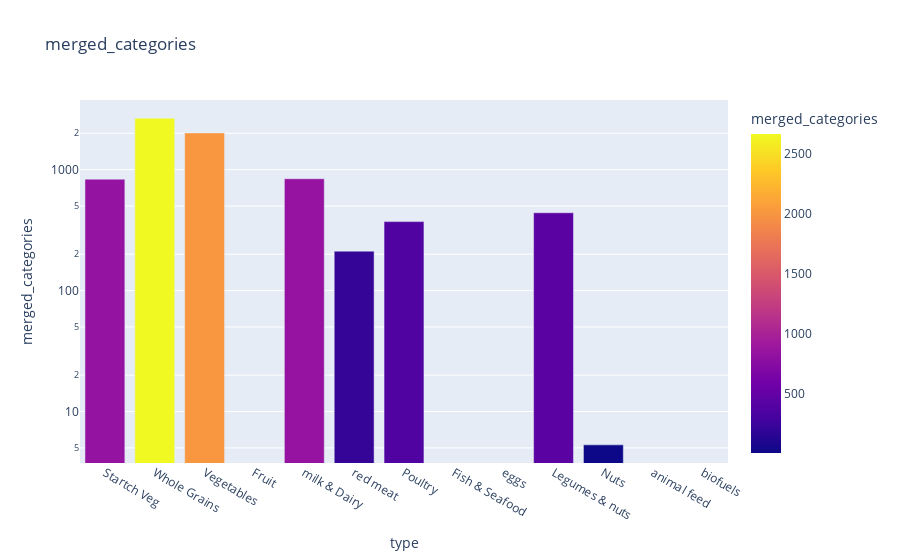

Notebook cell for this chart:
### Code cell
plt.figure(figsize=(10, 5))
fig = px.bar(food_make_df, x='type', y='merged_categories',
             color='merged_categories', log_y=True, title="merged_categories")
fig.show()

### Figure 1 — Plotly figure (JSON) as saved in the notebook; plotly's stock layout.template omitted (floating-point values rounded to 4 significant figures)
{"data": [{"alignmentgroup": "True", "hovertemplate": "type=%{x}<br>merged_categories=%{marker.color}<extra></extra>", "legendgroup": "", "marker": {"color": [834.7, 2667, 2013, null, 841, 212, 371.9, null, null, 440, 5.3, null, null, null, null], "coloraxis": "coloraxis", "pattern": {"shape": ""}}, "name": "", "offsetgroup": "", "orientation": "v", "showlegend": false, "textposition": "auto", "type": "bar", "x": ["Startch Veg", "Whole Grains", "Vegetables", "Fruit", "milk & Dairy", "red meat", "Poultry", "Fish & Seafood", "eggs", "Legumes & nuts", "Nuts", null, null, "animal feed", "biofuels"], "xaxis": "x", "y": [834.7, 2667, 2013, null, 841, 212, 371.9, null, null, 440, 5.3, null, null, null, null], "yaxis": "y"}], "layout": {"barmode": "relative", "coloraxis": {"colorbar": {"title": {"text": "merged_categories"}}, "colorscale": [[0, "#0d0887"], [0.1111, "#46039f"], [0.2222, "#7201a8"], [0.3333, "#9c179e"], [0.4444, "#bd3786"], [0.5556, "#d8576b"], [0.6667, "#ed7953"], [0.7778, "#fb9f3a"], [0.8889, "#fdca26"], [1, "#f0f921"]]}, "legend": {"tracegroupgap": 0}, "title": {"text": "merged_categories"}, "xaxis": {"anchor": "y", "domain": [0, 1], "title": {"text": "type"}}, "yaxis": {"anchor": "x", "domain": [0, 1], "title": {"text": "merged_categories"}, "type": "log"}}}
